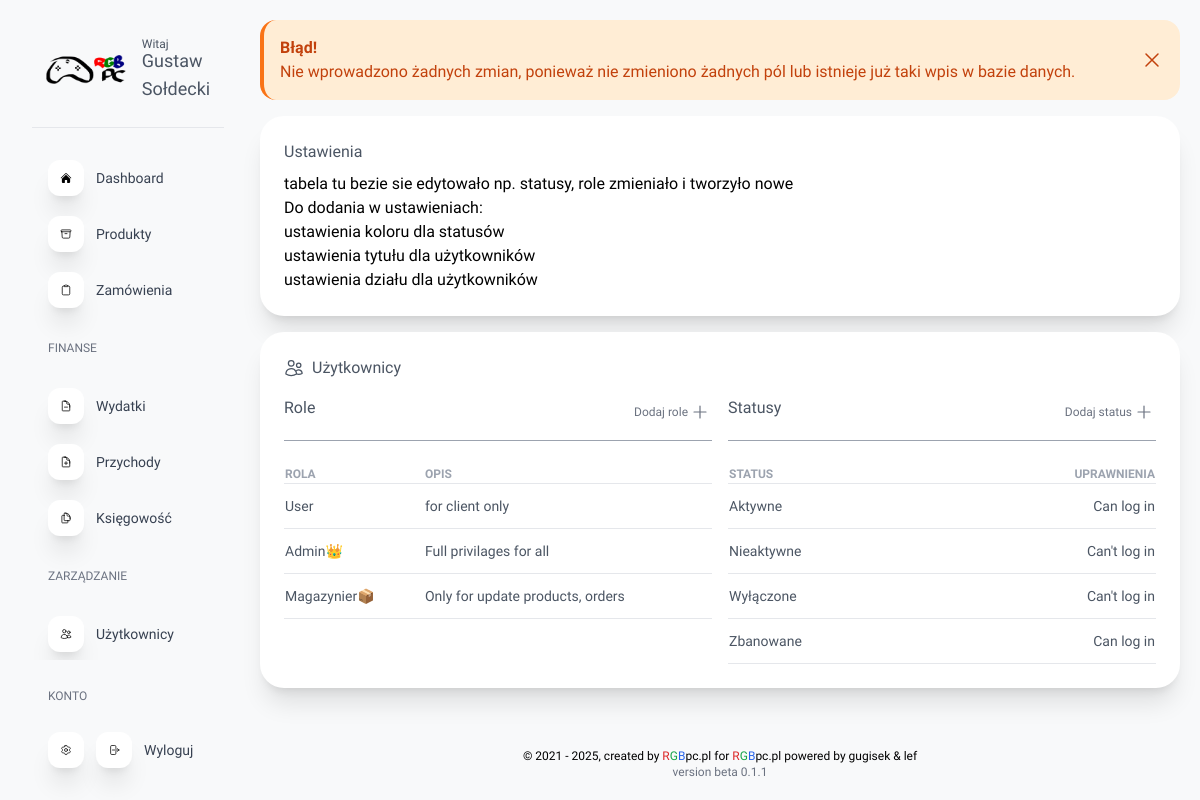
/WSZM-RGBpc.pl/panel.php?page=ustawienia&action=same (signed in), run on the app's committed database.
### tables this page shows
CREATE TABLE `user_roles` (
  `id` int(11) NOT NULL,
  `role` text NOT NULL,
  `description` text DEFAULT NULL,
  `dashboard` int(11) NOT NULL,
  `users` int(11) NOT NULL,
  `logs` int(11) NOT NULL,
  `settings` int(11) NOT NULL
);

CREATE TABLE `user_status` (
  `id` int(11) NOT NULL,
  `status` text NOT NULL,
  `privileges` int(11) NOT NULL,
  `color_id` int(11) NOT NULL
);

CREATE TABLE `status_privileges` (
  `id` int(11) NOT NULL,
  `login` int(11) NOT NULL,
  `description` text NOT NULL
);

### WSZM-RGBpc.pl/setting_scripts/settings_front_status.php (the view)
<table class="w-full">
    <tr class="uppercase text-left text-xs text-gray-400 ">
        <th class="">Status</th>
        <th class="text-right">Uprawnienia</th>
    </tr>
    <?php
        include 'scripts/conn_db.php';
        $sql = "SELECT user_status.id, user_status.status, user_status.privileges, status_privileges.description from user_status join status_privileges on user_status.privileges=status_privileges.id;";
        $result = mysqli_query($conn, $sql);
        if(mysqli_num_rows($result) > 0)
        {
            while($row = mysqli_fetch_assoc($result))
            {
            echo "<tr class='hover:bg-gray-100 transition-all duration-300 border-t-[0.5px] border-b-[0.5px]' style='cursor: pointer; cursor: hand;' onclick='window.location=`?page=ustawienia&action=edit&setting=user_status&id_sett=".$row['id']."`'>";
                echo "<td class='capitalize py-3 text-gray-600 text-sm'>".$row['status']."</td>";
                echo "<td class='py-3 text-gray-600 text-sm text-right'>".$row['description']."</td>";
            echo "</tr>";
            }
        } else {
            echo "<tr class='border-t-[0.5px] border-b-[0.5px]'>";
                echo "<td class='py-3 text-gray-800 leading-4 text-sm'>Brak wyników</td>";
                echo "<td class='py-3 text-gray-800 leading-4 text-sm'></td>";
            echo "</tr>";
        }
    ?>
</table>

### WSZM-RGBpc.pl/panel.php (shortened to what this page needs)
<!DOCTYPE html>
<html lang="pl" class="h-full overflow-y-hidden">
<?php include 'components/head.php'; ?>
<body class="h-full w-full flex sm:flex-row flex-col ">
    <?php include 'components/navbar.php';
    $page = $_GET['page'];
    $action = $_GET['action'];
    ?>
    <section id="<?php if($page == 'archiwum' or ($page == 'produkty' and $action == '') or ($page == 'zamówienia' and $action == '') or ($page == 'zamówienia' and $action == 'create_cart')){echo 'scrolled_div';}else{echo 'div';}?>" style="height: 100%;" class="lg:w-5/6 w-full flex flex-col items-center justify-between bg-[#f8f9fa] overflow-y-auto">
        <?php
        $page = $_GET['page'];
        if ($page=="ustawienia") {
            include 'components/settings.php';
        }
        ?>
        <?php include 'components/footer.php'; ?>
    </section>
</body>
</html>

### WSZM-RGBpc.pl/components/head.php (shortened to what this page needs)
<head>
    <script src="https://cdn.tailwindcss.com"></script>
    <link rel="stylesheet" href="public/css/global.css">
</head>

### WSZM-RGBpc.pl/components/navbar.php (shortened to what this page needs)
<section id="menu"class="hover:w-[400px] lg:hover:w-1/5 w-[130px] lg:w-1/5 xl:hover:w-1/6 xl:w-1/6 h-screen sm:flex hidden flex-col items-center justify-between bg-[#f8f9fa] py-5 pl-8 pr-4 font-[Lexend]  transition-all duration-300">
    <a href="?page=dashboard&action=" class="hidden lg:flex hover:bg-white hover:shadow-lg w-full font-medium text-gray-600 gap-4 items-center justify-center py-4 px-5 text-sm rounded-xl transition-all duration-300">
        <img src="public/img/logo2.png" alt="logo" class="hidden lg:block w-1/2 max-w-[150px] min-w-[80px]">
        <div class="hidden lg:block">
            <h1 class="text-xs mb-[-5px]">Witaj</h1><h1 class="text-lg"><?=$_SESSION['user']?></h1>
        </div>
    </a>
    <div class="border-b-[1px] w-full my-2"></div>
    <section id="scrolled_nav" class="w-full hover:overflow-y-auto overflow-y-hidden">
        <section class="w-full pb-8 pt-4 px-1 flex flex-col gap-1 overflow-x-hidden">
            <?php
            $buttons=["dashboard", "produkty", "zamówienia"];
            while($button = current($buttons)) {
                echo '
                <a href="?page='.$button.'&action=" class="';
                if($button == $_GET['page'])
                    echo 'bg-white shadow-xl rounded-xl transition-all duration-300 ';
                else
                    echo 'hover:bg-white hover:shadow-xl rounded-xl transition-all duration-300 ';
                echo 'flex items-center gap-3 py-2 px-3 w-full font-light ">
                    <div class="';
                    if($button == $_GET['page'])
                        echo 'bg-indigo-400 text-white ';
                    else
                        echo 'bg-white ';
                    echo ' p-3 rounded-xl shadow-xl">';
            echo   '</div>
                    <span id="text_btn" class="text_btn hidden lg:block text-gray-700 text-sm">'.ucfirst($button).'</span>
                </a>';
                next($buttons);
            }
            ?>
            <span id="text_btn" class="hidden lg:block text-xs font-medium text-gray-500 lg:py-5 py-1 px-3">
                FINANSE
            </span>
            <?php
            $buttons=["wydatki", "przychody", "księgowość"];
            while($button = current($buttons)) {
                echo '
                <a href="?page='.$button.'&action=" class="';
                if($button == $_GET['page'])
                    echo 'bg-white shadow-xl rounded-xl transition-all duration-300 ';
                else
                    echo 'hover:bg-white hover:shadow-xl rounded-xl transition-all duration-300 ';
                echo 'flex items-center gap-3 py-2 px-3 w-full font-light ">
                    <div class="';
                    if($button == $_GET['page'])
                        echo 'bg-indigo-400 text-white ';
                    else
                        echo 'bg-white ';
                    echo ' p-3 rounded-xl shadow-xl">';
            echo   '</div>
                    <span id="text_btn" class="text_btn hidden lg:block text-gray-700 text-sm">'.ucfirst($button).'</span>
                </a>';
                next($buttons);
            }
            ?>
            <span id="text_btn" class="hidden lg:block text-xs font-medium text-gray-500 lg:py-5 py-1 px-3">
                ZARZĄDZANIE
            </span>
            <?php
            $buttons=["użytkownicy", "archiwum", "ustawienia"];
            while($button = current($buttons)) {
                echo '
                <a href="?page='.$button.'&action=" class="';
                if($button == $_GET['page'])
                    echo 'bg-white shadow-xl rounded-xl transition-all duration-300 ';
                else
                    echo 'hover:bg-white hover:shadow-xl rounded-xl transition-all duration-300 ';
                echo 'flex items-center gap-3 py-2 px-3 w-full font-light ">
                    <div class="';
                    if($button == $_GET['page'])
                        echo 'bg-indigo-400 text-white ';
                    else
                        echo 'bg-white ';
                    echo ' p-3 rounded-xl shadow-xl">';
            echo   '</div>
                    <span id="text_btn" class="text_btn hidden lg:block text-gray-700 text-sm">'.ucfirst($button).'</span>
                </a>';
                next($buttons);
            }
            ?>
        </section>
    </section>
    <section class="w-full py-1 px-1 flex flex-col gap-1">
        <span id="text_btn" class="hidden lg:block text-xs font-medium text-gray-500 lg:py-4 mt-2 py-1 px-3">
            KONTO
        </span>
        <a href="scripts/logout.php" class="flex items-center gap-3 py-2 px-3 w-full font-light hover:bg-white hover:shadow-xl rounded-xl transition-all duration-300">
            <div class="bg-white p-3 rounded-xl shadow-xl">
            </div>
            <div class="bg-white p-3 rounded-xl shadow-xl">
            </div>
            <span id="text_btn" class="text_btn hidden lg:block text-gray-700 text-sm">Wyloguj</span>
        </a>
    </section>
</section>

### WSZM-RGBpc.pl/components/settings.php (shortened to what this page needs)
<section class="w-full flex flex-col items-center px-5 pt-5 gap-4">
<?php
                if (isset($_GET['action'])){
                    $action = $_GET['action'];
                }else {
                    $action = '';
                }
                if ($action != 'edit' && $action != 'add' && $action != 'delete' && $action !='') {
                    if($action == 'edited'){
                        $action_status = 'Sukces!';
                        $action_desc = 'Pomyślnie edytowano ustawienia';
                        $action_color = 'green';
                    }elseif($action == 'error'){
                        $action_status = 'Błąd!';
                        $action_desc = 'Nie udało się dokonać zmian ustawień';
                        $action_color = 'red';
                    }elseif($action == 'added'){
                        $action_status = 'Sukces!';
                        $action_desc = 'Pomyślnie dodano ustawienia';
                        $action_color = 'green';
                    }elseif($action == 'deleted'){
                        $action_status = 'Sukces!';
                        $action_desc = 'Pomyślnie usunięto ustawienia';
                        $action_color = 'green';
                    }elseif($action == 'same'){
                        $action_status = 'Błąd!';
                        $action_desc = 'Nie wprowadzono żadnych zmian, ponieważ nie zmieniono żadnych pól lub istnieje już taki wpis w bazie danych';
                        $action_color = 'orange';
                    }elseif($action == 'delete_in_use'){
                        $action_status = 'Błąd!';
                        $action_desc = 'Dany rekord jest użyciu i nie można go usunąć, najpierw modyfikuj rekordy, które go używają, a następnie spróbuj ponownie';
                        $action_color = 'orange';
                    }
                    echo "
                    <div class='flex items-center justify-center rounded-2xl w-full bg-".$action_color."-100 border-l-4 border-".$action_color."-500 text-".$action_color."-700 p-4' role='alert'>
                        <div class='w-full'>
                            <p class='font-bold'>".$action_status."</p>
                            <p>".$action_desc.".</p>
                        </div>
                        <a href='?page=ustawienia&action='>
                            <svg xmlns='http://www.w3.org/2000/svg' fill='none' viewBox='0 0 24 24' stroke-width='1.5' stroke='currentColor' class='w-6 h-6'>
                                <path stroke-linecap='round' stroke-linejoin='round' d='M6 18L18 6M6 6l12 12' />
                            </svg>
                        </a>
                    </div>";
                }
                ?>
    <section class="w-full bg-white shadow-xl rounded-3xl py-6 px-6">
        <h1 class="pb-2 font-medium text-gray-600 font-[Lexend]">Ustawienia</h1>
        tabela
        tu bezie sie edytowało np. statusy, role zmieniało i tworzyło nowe
        <br>
        Do dodania w ustawieniach:<br>
        ustawienia koloru dla statusów<br>
        ustawienia tytułu dla użytkowników<br>
        ustawienia działu dla użytkowników<br>
    </section>
    <section class="w-full bg-white shadow-xl rounded-3xl py-6 px-6">
        <div class="w-full flex items-center pb-3 gap-2">
            <h1 class="font-medium text-gray-600 font-[Lexend]">Użytkownicy</h1>
        </div>
        <div class="w-full sm:flex-row flex-col flex gap-4">
            <div class="sm:w-1/2">
                <div class="flex sm:pt-1 pt-5 justify-between items-center">
                    <h2 class="pb-2 font-medium text-md text-gray-600 font-[Lexend]">Role</h2>
                    <a href="" class="flex items-center justify-center text-xs text-gray-500 hover:text-green-500">Dodaj role
                        <svg xmlns="http://www.w3.org/2000/svg" fill="none" viewBox="0 0 24 24" stroke-width="1.2" stroke="currentColor" class="w-6 h-6">
                            <path stroke-linecap="round" stroke-linejoin="round" d="M12 6v12m6-6H6" />
                        </svg>
                    </a>
                </div>
                <div class="my-3 mb-6 w-full border-t-[1px] border-gray-400"></div>
                <?php
                    if(isset($_GET['setting'])) {
                        $setting = $_GET['setting'];
                    }else {
                        $setting = '';
                    }
                    if ($setting == 'user_role'){
                        include 'setting_scripts/settings_front_role_edit.php';
                    }else{
                        include 'setting_scripts/settings_front_role.php';
                    }
                ?>
            </div>
            <div class="sm:w-1/2">
                <div class="flex sm:pt-1 pt-5 justify-between items-center">
                    <h2 class="pb-2 font-medium text-md text-gray-600 font-[Lexend]">Statusy</h2>
                    <a href="?page=ustawienia&action=add&setting=user_status" class="flex items-center justify-center text-xs text-gray-500 hover:text-green-500">Dodaj status
                        <svg xmlns="http://www.w3.org/2000/svg" fill="none" viewBox="0 0 24 24" stroke-width="1.2" stroke="currentColor" class="w-6 h-6">
                            <path stroke-linecap="round" stroke-linejoin="round" d="M12 6v12m6-6H6" />
                        </svg>
                    </a>
                </div>
                <div class="my-3 mb-6 w-full border-t-[1px] border-gray-400"></div>
                <?php
                    if ($setting == 'user_status' && $action == 'edit'){
                        include 'setting_scripts/settings_front_status_edit.php';
                    }elseif ($setting == 'user_status' && $action == 'add'){
                        include 'setting_scripts/settings_front_status_add.php';
                    }elseif ($setting == 'user_status' && $action == 'delete'){
                        include 'setting_scripts/settings_front_status_delete.php';
                    }else{
                        include 'setting_scripts/settings_front_status.php';
                    }
                ?>
            </div>
        </div>
    </section>
</section>

### WSZM-RGBpc.pl/setting_scripts/settings_front_role.php (shortened to what this page needs)
<table class="w-full">
    <tr class="uppercase text-left text-xs text-gray-400 ">
        <th class="w-1/6">Rola</th>
        <th class="w-[35%]">Opis</th>
    </tr>
    <?php
        include 'scripts/conn_db.php';
        $sql = "SELECT * from user_roles";
        $result = mysqli_query($conn, $sql);
        if(mysqli_num_rows($result) > 0)
        {
            while($row = mysqli_fetch_assoc($result))
            {
                echo "<tr class='hover:bg-gray-100 transition-all duration-300 border-t-[0.5px] border-b-[0.5px]' style='cursor: pointer; cursor: hand;' onclick='window.location=`?page=ustawienia&action=edit&setting=user_role&id_sett=".$row['id']."`'>";
                    echo "<td class='capitalize py-3 text-gray-600 text-sm'>".$row['role']."</td>";
                    $description = $row['description'];
                    echo "<td class='text-sm text-gray-600'>".$description."</td>";
                echo "</tr>";
            }
        } else {
            echo "<tr class='border-t-[0.5px] border-b-[0.5px]'>";
                echo "<td class='py-3 text-gray-800 leading-4 text-sm'>Brak wyników</td>";
                echo "<td class='text-center capitalize text-sm text-gray-500'></td>";
            echo "</tr>";
        }
    ?>
</table>

### WSZM-RGBpc.pl/components/footer.php
<footer class="font-[Lexend] text-center font-light text-xs py-5 px-2">
© 2021 - <?php echo date("Y"); ?>, created by <span class="text-red-600">R</span><span class="text-green-600">G</span><span class="text-blue-600">B</span>pc.pl for <span class="text-red-600">R</span><span class="text-green-600">G</span><span class="text-blue-600">B</span>pc.pl <br class="sm:hidden">powered by <a href="https://ui.gugisek.pl" class="hover:text-indigo-700 transition-all duration-100">gugisek</a> & lef
    <br>
    <span class="text-gray-500">version beta 0.1.1</span>
</footer>

### WSZM-RGBpc.pl/public/css/global.css (style rules this page uses)
* { scroll-behavior: smooth; font-family: Lexend; }
#scrolled_nav { scroll-behavior: unset; }

### data on the page
user_roles: role "User", description "for client only"
user_roles: role "Admin👑", description "Full privilages for all"
user_roles: role "Magazynier📦", description "Only for update products, orders"
user_status: status "Aktywne", status_privileges.description "Can log in"
user_status: status "Nieaktywne", status_privileges.description "Can't log in"
user_status: status "Wyłączone", status_privileges.description "Can't log in"
user_status: status "Zbanowane", status_privileges.description "Can log in"

### other printed values
$_SESSION['user'] "Gustaw Sołdecki"
$button "Dashboard"
$button "Produkty"
$button "Zamówienia"
$button "Wydatki"
$button "Przychody"
$button "Księgowość"
$button "Użytkownicy"
$action_status "Błąd!"
$action_desc "Nie wprowadzono żadnych zmian, ponieważ nie zmieniono żadnych pól lub istnieje już taki wpis w bazie danych"
